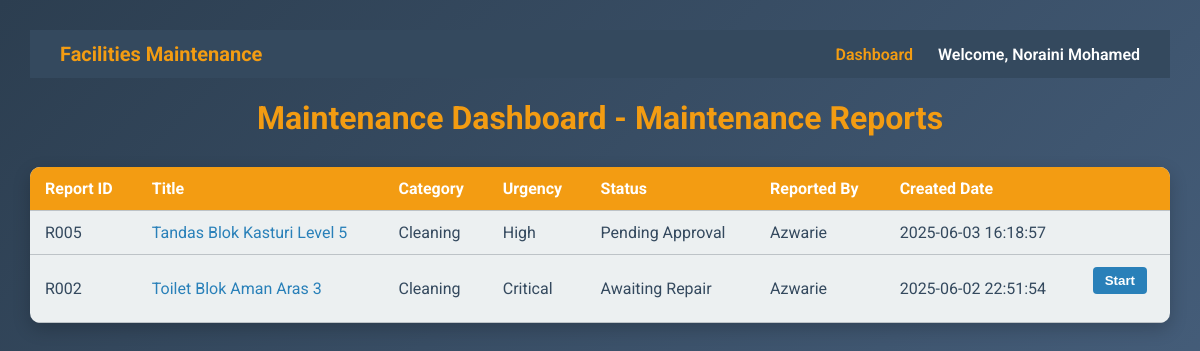
Screenshot of /maintenance_index.php (signed in) with the database file from the repository.
### tables this page shows
CREATE TABLE `report` (
  `ReportID` varchar(10) NOT NULL,
  `Title` varchar(255) NOT NULL,
  `Description` text DEFAULT NULL,
  `UrgencyLevel` enum('Low','Medium','High','Critical') NOT NULL,
  `Status` enum('Reported','Awaiting Repair','In Progress','Pending Approval','Completed') NOT NULL DEFAULT 'Reported',
  `StaffID` varchar(10) NOT NULL,
  `CategoryID` varchar(10) NOT NULL,
  `CreatedDate` datetime NOT NULL DEFAULT current_timestamp(),
  `LastUpdatedDate` datetime NOT NULL DEFAULT current_timestamp() ON UPDATE current_timestamp(),
  `AISuggestion` text DEFAULT NULL
);

CREATE TABLE `category` (
  `CategoryID` varchar(10) NOT NULL,
  `CategoryType` varchar(100) NOT NULL
);

CREATE TABLE `staff` (
  `StaffID` varchar(10) NOT NULL,
  `StaffName` varchar(100) NOT NULL,
  `PhoneNum` varchar(20) DEFAULT NULL,
  `Password` varchar(255) NOT NULL,
  `Role` enum('Admin','Maintenance') NOT NULL DEFAULT 'Maintenance',
  `Position` varchar(50) DEFAULT NULL
);

### maintenance_index.php (the view, shortened to what this page needs)
<?php
include 'connection.php';
include 'm_navbar.php';
$staffID = $_SESSION['staffID'];
$role = $_SESSION['role'];
if ($role === 'Admin') {
    $sql = "
        SELECT r.ReportID, r.Title, r.UrgencyLevel, r.Status, r.CreatedDate,
               s.StaffName, c.CategoryType
        FROM Report r
        JOIN Staff s ON r.StaffID = s.StaffID
        JOIN Category c ON r.CategoryID = c.CategoryID
        ORDER BY
            CASE r.UrgencyLevel
                WHEN 'High' THEN 1
                WHEN 'Medium' THEN 2
                WHEN 'Low' THEN 3
                ELSE 4
            END,
            r.CreatedDate DESC
    ";
    $result = $conn->query($sql);
} else {
    $allowedStatuses = "'Awaiting Repair', 'In Progress', 'Pending Approval'";
    $sql = "
        SELECT r.ReportID, r.Title, r.UrgencyLevel, r.Status, r.CreatedDate,
               s.StaffName, c.CategoryType
        FROM Report r
        JOIN Staff s ON r.StaffID = s.StaffID
        JOIN Category c ON r.CategoryID = c.CategoryID
        JOIN (
            SELECT m.ReportID, m.CurrentStatus, m.StaffID
            FROM MaintenanceStatusLog m
            JOIN (
                SELECT ReportID, MAX(DateTime) AS MaxDate
                FROM MaintenanceStatusLog
                GROUP BY ReportID
            ) lm ON m.ReportID = lm.ReportID AND m.DateTime = lm.MaxDate
            WHERE m.CurrentStatus IN ($allowedStatuses)
        ) AS latestLog ON r.ReportID = latestLog.ReportID
        WHERE latestLog.StaffID = ?
        ORDER BY
            CASE r.UrgencyLevel
                WHEN 'High' THEN 1
                WHEN 'Medium' THEN 2
                WHEN 'Low' THEN 3
                ELSE 4
            END,
            r.CreatedDate DESC
    ";
    $stmt = $conn->prepare($sql);
    $stmt->bind_param("s", $staffID);
    $stmt->execute();
    $result = $stmt->get_result();
}
?>
<!DOCTYPE html>
<html lang="en">
<head>
</head>
<body>
<h1><?php echo htmlspecialchars($role); ?> Dashboard - Maintenance Reports</h1>
<table>
  <thead>
    <tr>
      <th>Report ID</th>
      <th>Title</th>
      <th>Category</th>
      <th>Urgency</th>
      <th>Status</th>
      <th>Reported By</th>
      <th>Created Date</th>
      <th></th>
    </tr>
  </thead>
  <tbody>
    <?php if ($result && $result->num_rows > 0): ?>
      <?php while($row = $result->fetch_assoc()): ?>
        <tr>
          <td><?php echo htmlspecialchars($row['ReportID']); ?></td>
          <td><a class="report-link" href="maintenance_report_detail.php?report_id=<?php echo urlencode($row['ReportID']); ?>">
            <?php echo htmlspecialchars($row['Title']); ?></a></td>
          <td><?php echo htmlspecialchars($row['CategoryType']); ?></td>
          <td><?php echo htmlspecialchars($row['UrgencyLevel']); ?></td>
          <td><?php echo htmlspecialchars($row['Status']); ?></td>
          <td><?php echo htmlspecialchars($row['StaffName']); ?></td>
          <td><?php echo htmlspecialchars($row['CreatedDate']); ?></td>
          <td>
            <?php if ($row['Status'] === 'Awaiting Repair'): ?>
              <form method="POST" action="start_report.php">
                <button class="start-btn" type="submit">Start</button>
              </form>
            <?php endif; ?>
          </td>
        </tr>
      <?php endwhile; ?>
    <?php else: ?>
      <tr><td colspan="8" style="text-align:center;">No reports found.</td></tr>
    <?php endif; ?>
  </tbody>
</table>
</body>
</html>

### maintenance_index.php (style rules this page uses)
body { font-family: 'Roboto', sans-serif; background: linear-gradient(135deg, #2c3e50, #4b6584); margin: 0; padding: 30px; color: #34495e; }
h1 { text-align: center; margin-bottom: 30px; color: #f39c12; }
table { width: 100%; border-collapse: collapse; background: #ecf0f1; border-radius: 10px; overflow: hidden; box-shadow: 0 6px 18px rgba(0,0,0,0.2); }
th, td { padding: 12px 15px; text-align: left; border-bottom: 1px solid #bdc3c7; }
th { background: #f39c12; color: white; }
a.report-link { color: #2980b9; text-decoration: none; }
.start-btn { background: #2980b9; color: white; border: none; padding: 6px 12px; border-radius: 4px; cursor: pointer; font-weight: bold; }

### rows the page displays
report: ReportID "R005", Title "Tandas Blok Kasturi Level 5", CategoryID.CategoryType "Cleaning", UrgencyLevel "High", Status "Pending Approval", StaffID.StaffName "Azwarie", CreatedDate "2025-06-03 16:18:57"
report: ReportID "R002", Title "Toilet Blok Aman Aras 3", CategoryID.CategoryType "Cleaning", UrgencyLevel "Critical", Status "Awaiting Repair", StaffID.StaffName "Azwarie", CreatedDate "2025-06-02 22:51:54"

### other values shown
$staffName "Noraini Mohamed"
$role "Maintenance"
